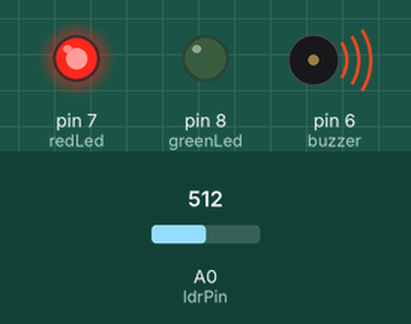
Simulated run of this sketch. Board: Arduino Uno, built with avr-gcc and run on an emulated ATmega328P. On the bench: output pins drawn as LEDs (lit = HIGH), buzzer (waves = sounding). Inputs (shaded band) come from the test bench; at power-on: A0 (ldrPin) = 512. Pins used as bus, display or sensor lines are not drawn; what the sketch prints to the serial monitor is not drawn.

Above: at 2.0 s.
2.1 s: A0 (ldrPin) set to 888
6.6 s: A0 (ldrPin) set to 910
At 7.8 s:
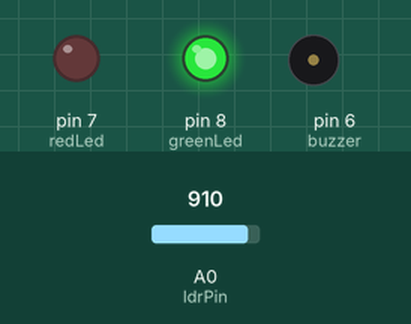
9.1 s: A0 (ldrPin) set to 890
At 10.1 s:
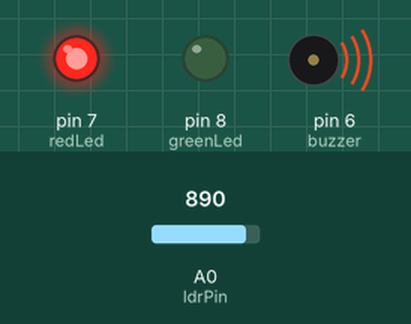
Timing chart, 0 to 12.1 s (numbered marks = the images above; inputs shaded):
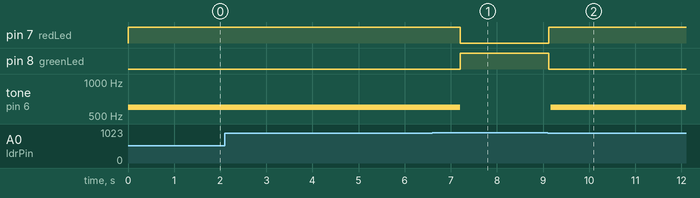

Measured:
- the behaviour switches between 899 and 900 on A0 (ldrPin) (found by bisection; images 0 and 1)
- after the input at 6.6 s, pin 7 (redLed): HIGH → LOW after 0.60 s; pin 8 (greenLed): LOW → HIGH after 0.60 s; tone on pin 6 (buzzer): 600 Hz → silent after 0.60 s
- after the input at 9.1 s, pin 7 (redLed): LOW → HIGH at once; pin 8 (greenLed): HIGH → LOW at once; tone on pin 6 (buzzer): silent → 600 Hz after 0.07 s

The sketch:

laser_tripwire.ino
```cpp
int ldrPin = A0;     // LDR analog input
int greenLed = 8;    // Green LED
int redLed = 7;      // Red LED
int buzzer = 6;     // Active LOW buzzer

int threshold = 900; // Adjust based on your LDR readings

void setup() {
  pinMode(greenLed, OUTPUT);
  pinMode(redLed, OUTPUT);
  pinMode(buzzer, OUTPUT);

  // Turn OFF buzzer initially
  digitalWrite(buzzer, HIGH);     // IMPORTANT for active buzzer

  Serial.begin(9600);
  Serial.println("System Started");
}

void loop() {

  int ldrValue = analogRead(ldrPin);

  if (ldrValue < threshold) {
    // Laser NOT detected → Alarm
    digitalWrite(greenLed, LOW);
    digitalWrite(redLed, HIGH);
    digitalWrite(buzzer, HIGH);   // BUZZER ONN
    Serial.println("⚠ Laser NOT Detected → RED ON (ALARM)");

    tone(buzzer, 600);
    delay(1200);                 // buzzer ON for 1.2 sec
    noTone(buzzer);

    digitalWrite(buzzer, LOW);  // buzzer OFF
    digitalWrite(redLed, LOW);   // red OFF
    digitalWrite(greenLed, HIGH);// green ON
    }
  else {
    // Laser detected → Safe
    digitalWrite(greenLed, HIGH);
    digitalWrite(redLed, LOW);
    digitalWrite(buzzer, LOW);    // BUZZER OFF
    Serial.println("Laser Detected → GREEN ON");

  }
}
```
